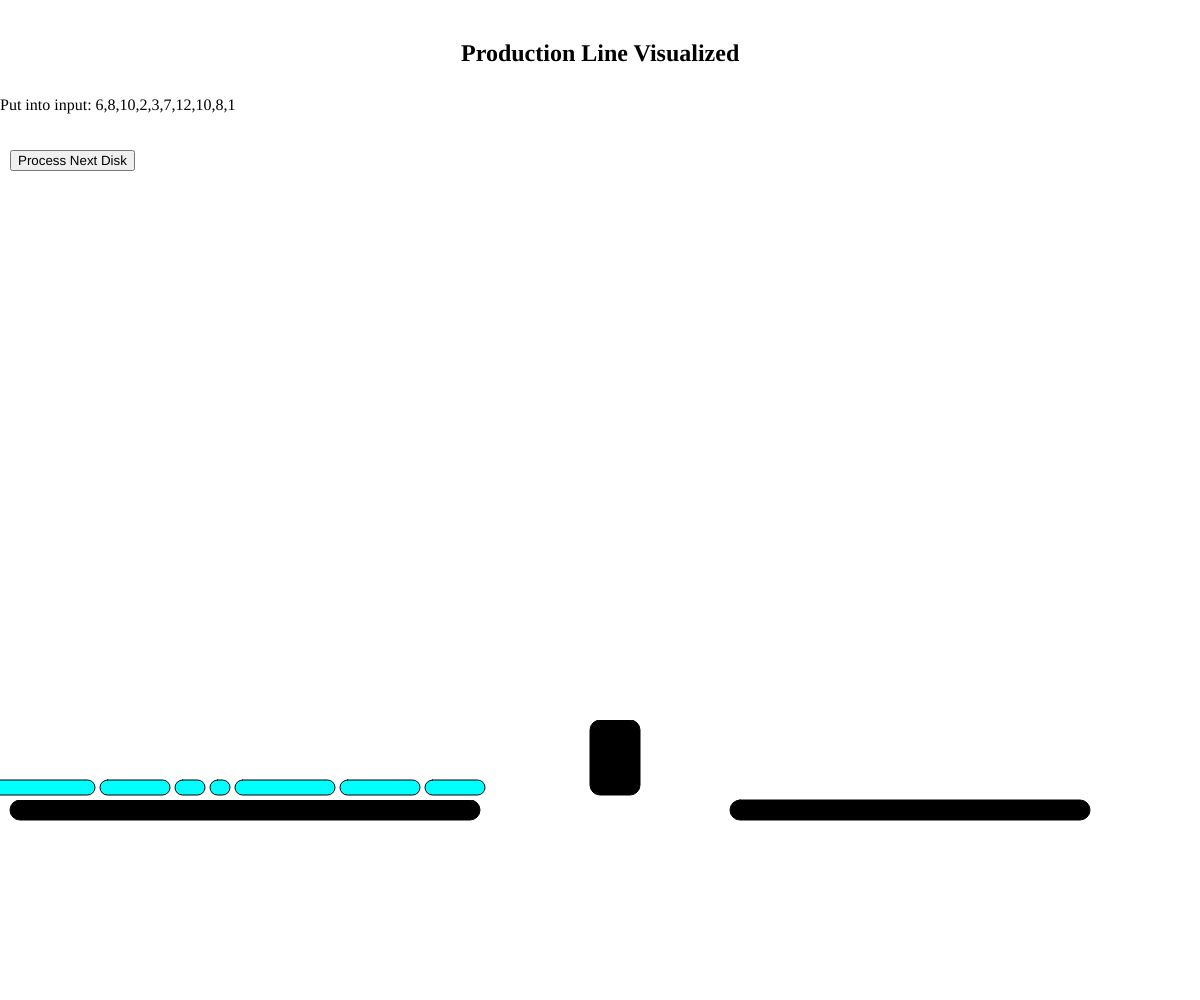
Frame 1 (no input)
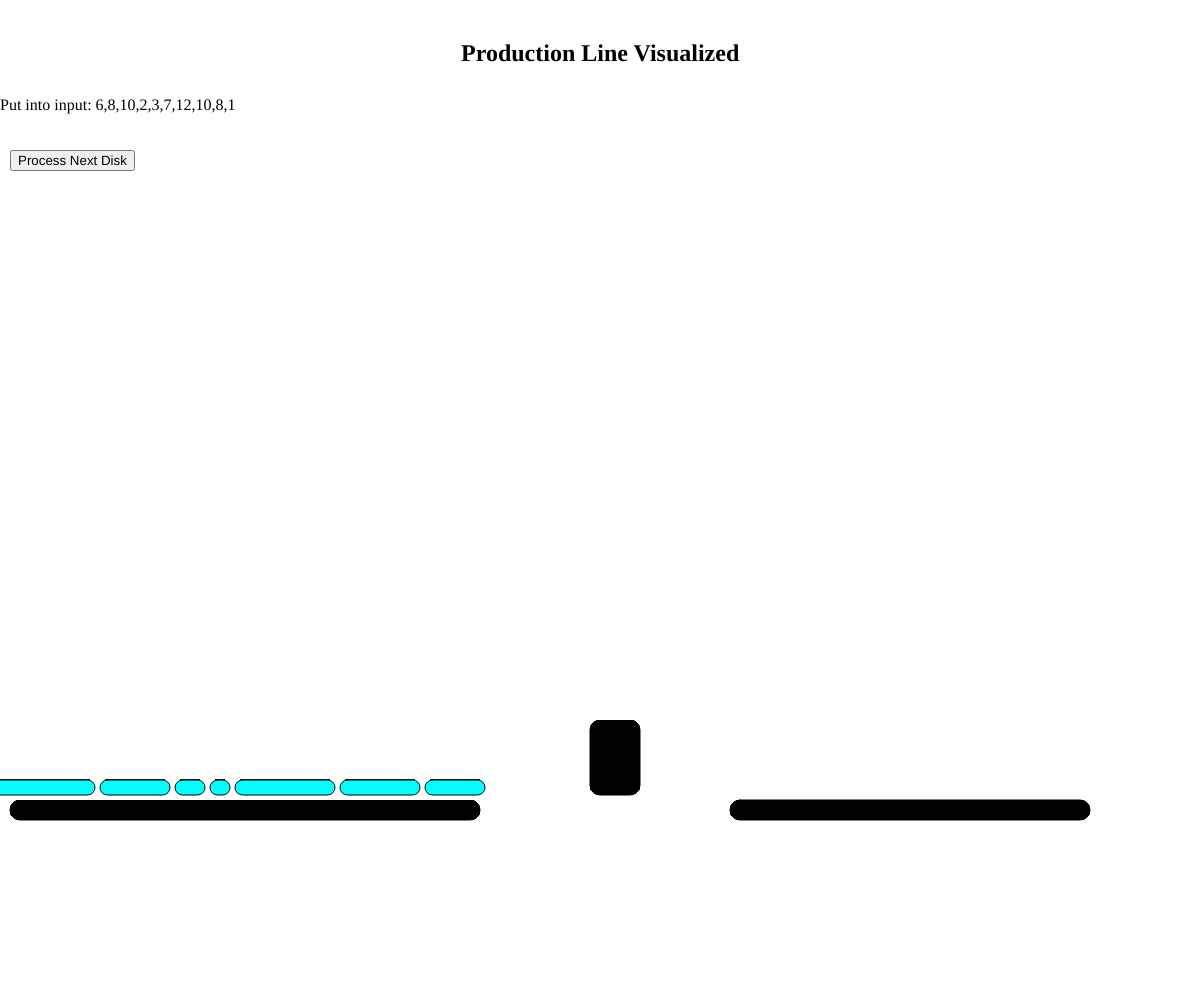
Frame 60 (no input)
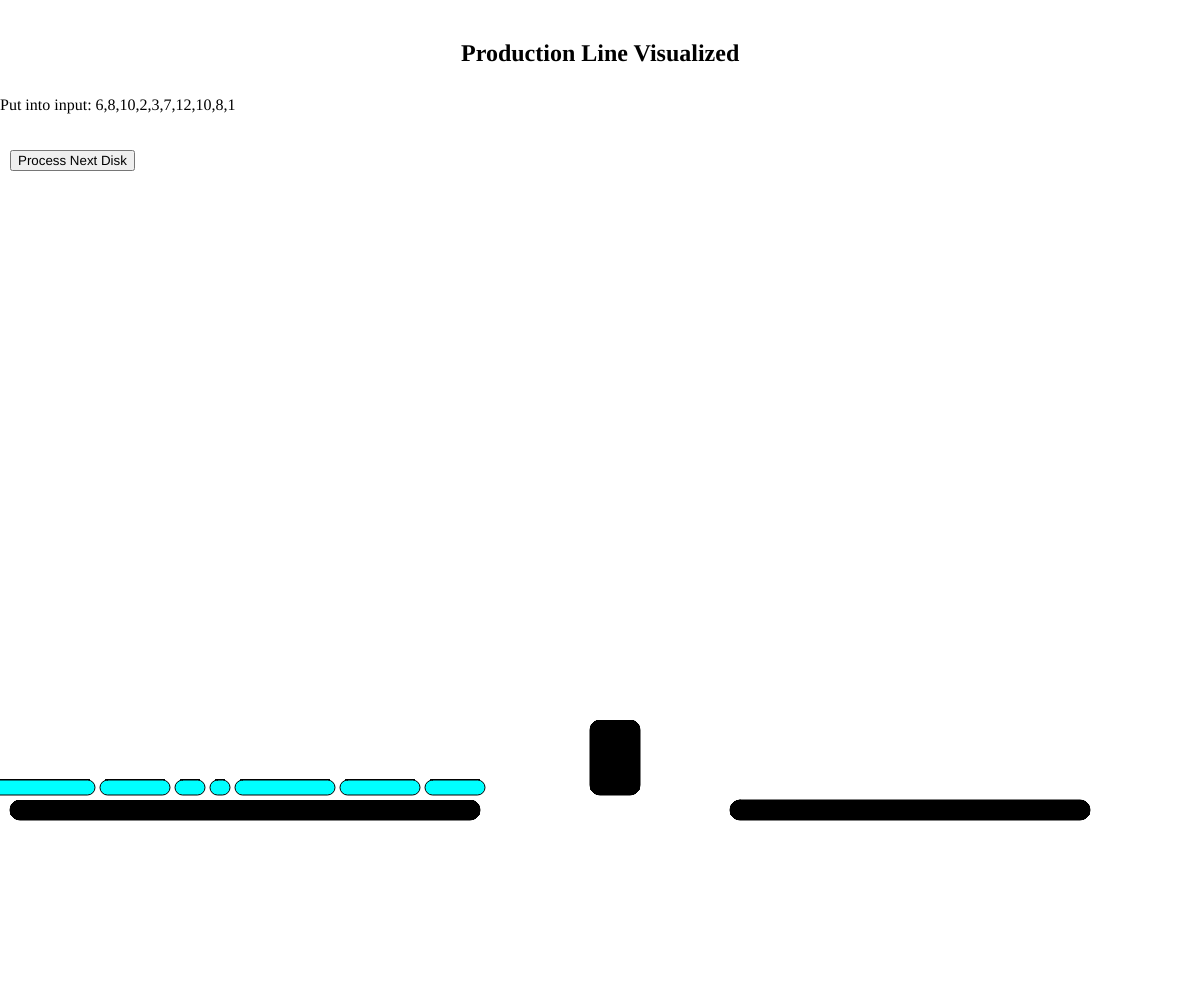
Frame 120 (the mouse pressed at the canvas centre since frame 60)

The p5.js sketch that drew these frames (run headless with seeded random() and noise() and a simulated clock; from frame 60 on, the mouse is pressed at the canvas centre):

// p5.js sketch
// ── sketch.js
var inputField, productionLine, itemsInQueue, output,towers,t;
var button, header;

function setup(){
  createCanvas(windowWidth, windowHeight);
  header = createElement('h2', "Production Line Visualized");
  button = createButton('Process Next Disk');
  header.position(0,0);
  header.center("horizontal");
  button.position(10, 150);

  productionLine = new ProductionLine();
  button.mousePressed(setRun);
  t = new Tower();
  randomSeed(8675309);
  var ct = 0;
  while(ct < 10){
    let rnd = round(random(1, 15));
    var d = new Disk(rnd);
    //console.log(rnd);
    productionLine.addDisk(d);
    t.push(d);
    ct++;
  }
  //productionLine.addDisk(new Disk(3));
  //productionLine.addDisk(new Disk(2));

  itemsInQueue = createP("Put into input: " +productionLine.getInput());
  itemsInQueue.position(0, 80);

  //frameRate(1);
  //productionLine.run();
}

function setRun(){
  productionLine.setRunn((productionLine.getRun() + 1) % 3);
}

function clearDraw(){
  noStroke();
  fill(255);
  rect(0, windowHeight * .8 - 20 , windowWidth * .45, 20);
  rect(windowWidth * .5 - 60, windowHeight * .8 - 155, 201, 75);
  rect(windowWidth * .6 + 1, windowHeight * .8 - 21, windowWidth * .3, 20);

}

function drawDisks(){
  clearDraw();
  productionLine.drawInput();
  productionLine.drawRobotArm();
  productionLine.drawOutput();
}

function drawBase(y, mid){
  fill(0);
  rect(10, windowHeight * .8, windowWidth * .40 - 10, 20, 10);
  rect(windowWidth * .5 - 10, windowHeight * .8 - 80, 50, 75, 10);
  rect(windowWidth * .6 + 10, windowHeight * .8, windowWidth * .3, 20, 10);
}

function draw(){
  productionLine.run();
  //productionLine.drawInput();\
  let y = windowHeight * .8 - 80;
  let mid = windowWidth * .5 + 15;
  drawBase(y, mid);
  drawDisks();

}

// ── Disk.js
class Disk {

  constructor(rad){
    if(rad <= 0 )
      throw "Not a valid radius";

    this.radius = rad;
    this.x = 0;
    this.y = 0;
  }

  getRadius(){
    return this.radius;
  }

  copy(){
    return new Disk(this.radius);
  }

  coord(xx, yy){
    this.x = xx;
    this.y = yy;
  }

  compareTo(disk2){
    return this.getRadius() - disk2.getRadius();
  }

  setX(xx){
    this.x = xx;
  }

  setY(yy){
    this.y = yy;
  }

  display(){
    fill(0,255,255);
    stroke(2);
    rect(this.x, this.y, this.radius * 10, 15, 10);
  }

  toString(){
    return this.radius;
  }

}

// ── ProductionLine.js
class ProductionLine{

    constructor(){
      this.input = [];
      this.output = [];
      this.robotArm = new Tower();
      this.running = false;
      this.newRun = 0;
      //0 for not running, 1 for processing input
      //2 for sending to output
    }

    getInput(){
      return this.input;
    }

    getOutput(){
      return this.output;
    }

    getRobotArm(){
      return this.robotArm;
    }

    getRun(){
      return this.newRun;
    }

    setRun(r){
      this.running = r;
    }

    setRunn(r){
      this.newRun = r;
    }

    addDisk(d){
      this.input.push(d);
    }

    drawInput(){
      noStroke();
      fill(255);
      //rect(0, windowHeight * .8 - 35, windowWidth * .40 +10, 35);
      let inLen = windowWidth * .40;
      //console.log(inLen);
      let y = windowHeight * .8 - 20;
      for(let inp of this.input){
        let x = inLen - ((10 * inp.getRadius()) - 5);
        inp.coord(x,y);
        inp.display();
        inLen = x -10;
        //console.log(inLen);
      }
    }

    drawOutput(){
      let ouStart = windowWidth * .6;
      let y = windowHeight * .8;
      for(let ou of this.output){
        let len = ou.maxDisk();
        ou.display(ouStart + (5 * len), y);
        ouStart += ((10 * len) + 2);
      }
    }

    drawRobotArm(){
      noStroke();
      let y = windowHeight * .8 - 80;
      let mid = windowWidth * .5 + 15;
      this.robotArm.display(mid, y);
    }

    process(){
      if (this.input.length !== 0){
        var toSend = this.input.shift();
        this.robotArm.push(toSend);
      }
      while (this.input.length !== 0 && this.input[0].getRadius() >= this.robotArm.getDisk(this.robotArm.size() - 1).getRadius()){
        var toS = this.input.shift();
        //console.log("About to add: " + toS);
        this.robotArm.push(toS);
      }
      //console.log(this.robotArm);
    }

    unloadRobot(){
      //this.drawRobotArm();
      var toOutQueue = new Tower();
      //toOutQueue.push(new Disk(3));
  		while(this.robotArm.size() !== 0){
          var top = this.robotArm.pop();
          toOutQueue.push(top);
          //console.log(top);
      }
      //console.log(toOutQueue);
  		this.output.push(toOutQueue.copy());
    }

    run(){
      /*if(this.input.length !== 0 && this.running === true){

        this.drawInput();
        this.process();
  			this.unloadRobot();
        this.drawOutput();
        this.setRun(false);
  		}*/
      if(this.input.length !== 0 && this.newRun === 1){
          this.process();
          this.newRun = 4;
      }
      if(this.newRun === 2){
        this.unloadRobot();
        this.newRun = 0;
      }
  	}

    removeTower() {
  		return this.output.pop();
  	}
}

// ── Tower.js
class Tower {

	constructor(){
		this.disks = [];
		this.x = 0;
		this.y = 0;
	}

	pop(){
		return this.disks.pop();
	}

	push(disk){
		this.disks.push(disk);
	}

	getDisk(index){
		if(index < this.disks.length){
			return this.disks[index];
		}
	}

	maxDisk(){
		let max = this.disks[0];
		for(let i = 0; i < this.disks.length; i++){
			if(this.disks[i].compareTo(max) > 0 ){
				max = this.disks[i];
			}
		}
		return max.getRadius();
	}

	size(){
		return this.disks.length;
	}

	copy(){
		var cop = new Tower();
		for(let i = 0; i < this.disks.length; i++){
			cop.push(this.disks[i].copy());
		}
		return cop;
	}

	display(x,y){
		for(let i = this.size() - 1; i >= 0; i--){
			let h = y - (i * 15 + 15);
			this.getDisk(i).coord(x - (this.getDisk(i).getRadius() * 5),h);
			this.getDisk(i).display();
		}
	}

	toString() {
		var ret = "\nTower with: \n";
		for(let i = this.size() - 1; i >= 0; i--){
			let numStar = this.getDisk(i).getRadius();
			let d = "";
			for(let j = 0; j < numStar; j++){
				d += "*";
			}
			ret += d;
			ret += "\n";
		}
		return ret;
	}

}
